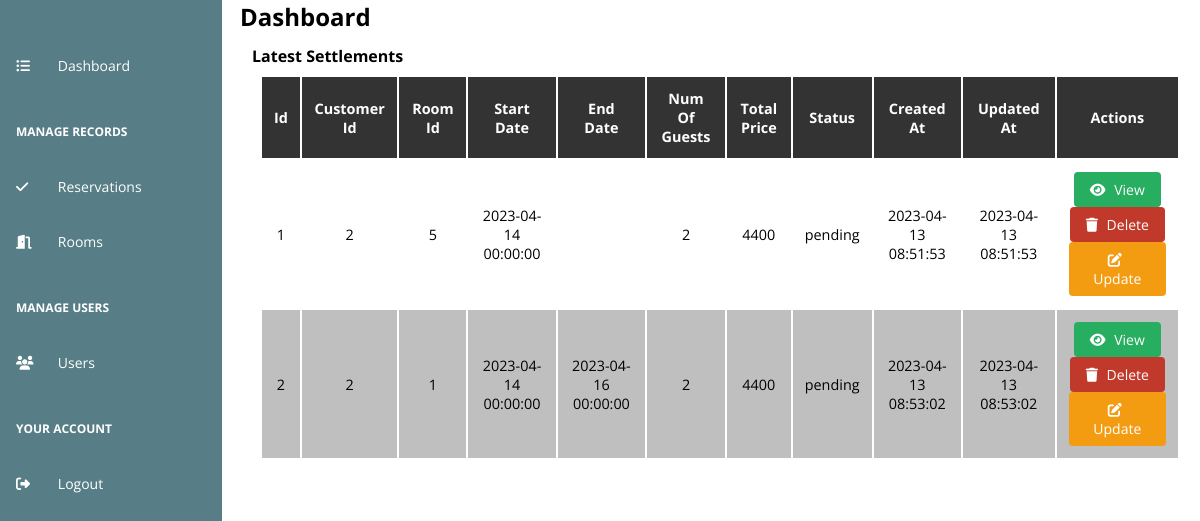
/admin/dashboard.php, run on an earlier commit of the app's database.
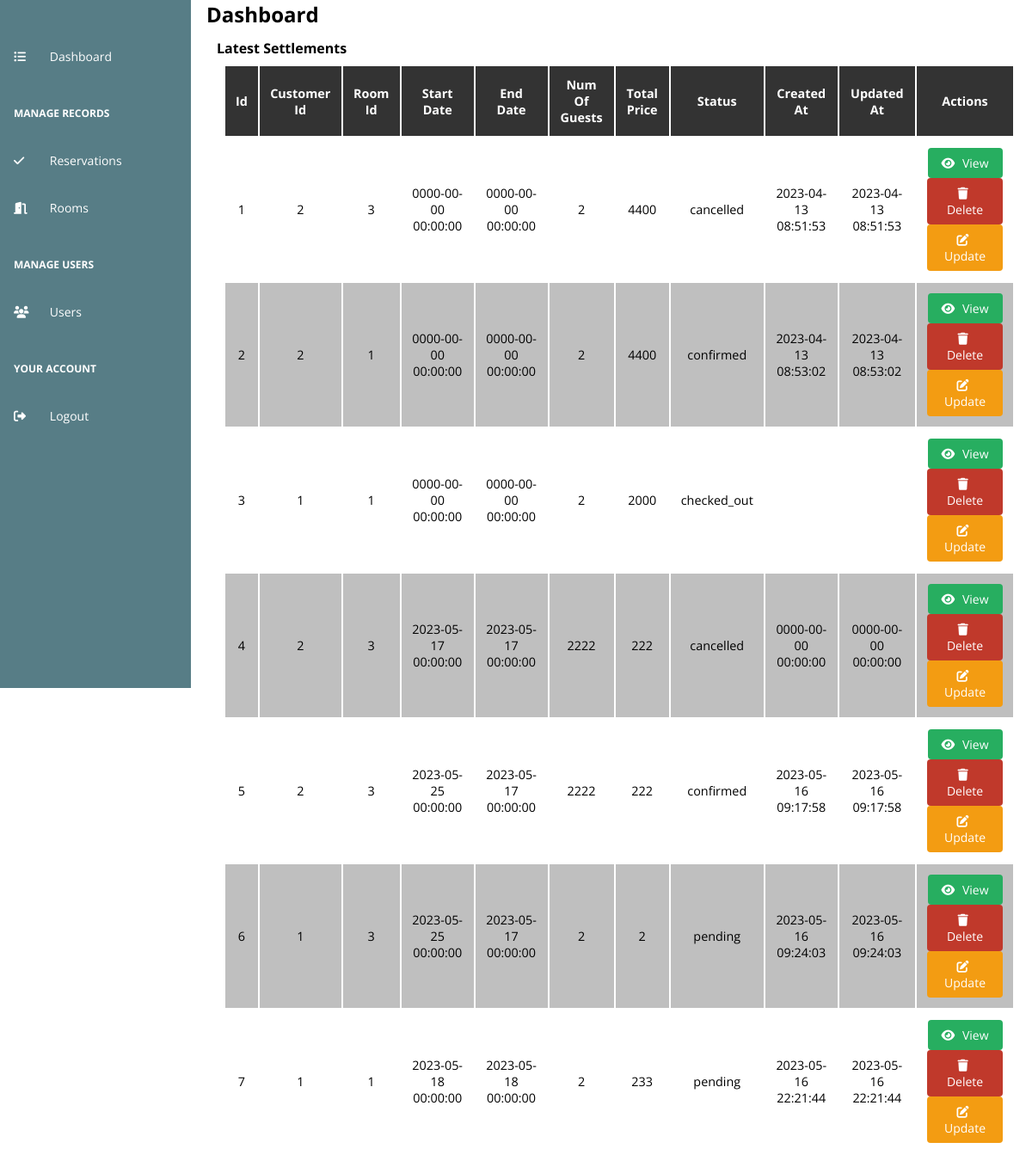
And on a later commit of the database.
### tables this page shows
CREATE TABLE `reservations` (
  `id` int(11) NOT NULL,
  `customer_id` int(11) NOT NULL,
  `room_id` int(11) NOT NULL,
  `start_date` datetime NOT NULL,
  `end_date` datetime DEFAULT NULL,
  `num_of_guests` int(11) NOT NULL DEFAULT 2,
  `total_price` int(11) NOT NULL,
  `status` varchar(255) NOT NULL DEFAULT 'pending',
  `created_at` datetime DEFAULT current_timestamp(),
  `updated_at` datetime DEFAULT current_timestamp()
);

### admin/php/models/Reservation.php (called while the page is built, shortened)
<?php
class Reservation
{
    private $conn;
    private $table = "reservations";
    public function __construct($db)
    {
        $this->conn = $db;
    }
    public function read()
    {
        $q = "SELECT * FROM {$this->table};";
        $stmt = $this->conn->prepare($q);
        $stmt->execute();
        $data = array();
        while ($row = $stmt->fetch(PDO::FETCH_ASSOC)) {
            array_push($data, $row);
        }
        return $data;
    }
}

### admin/components/Table.php (the view, shortened to what this page needs)
<?php
class Table
{
    private $tbl, $header, $content, $id, $styles, $attributes, $columns, $form;
    public function __construct($tbl)
    {
        $this->tbl = $tbl;
    }
    public function build_header()
    {
        $header = "";
        $keys = array_keys($this->tbl[0]);
        foreach ($keys as $th) {
            $newTh = str_replace("_", " ", $th);
            $header .= "<th>$newTh</th>";
        }
        $header .= "<th>Actions</th>";
    }
    public function build_rows()
    {
        $rows = "";
        foreach ($this->tbl as $key => $row) {
            $rows .= "<tr>";
            $targetId = 0;
            foreach ($row as $subKey => $subRow) {
                $rows .= "<td>$subRow</td>";
                if($subKey == "id") $targetId = $subRow;
            }
            $rows .= <<<ACT
            <td>
                <button class="action-button view-button" method="view" target-modal="view_reservation_modal" target-id="{$targetId}"
                    target-form="{$this->getForm()}ViewForm" data-function="fetch_user_rooms">
                    <i class="fas fa-eye"></i> View
                </button>
                <button class="action-button delete-button" method="delete" target-modal="delete_confirmation_modal" target-id="{$targetId}">
                    <i class="fas fa-trash"></i> Delete
                </button>
                <button class="action-button update-button" method="update" target-modal="update_reservation_modal" target-id="{$targetId}"
                    target-form="{$this->getForm()}UpdateForm" data-function="fetch_user_rooms">
                    <i class="fas fa-edit"></i> Update
                </button>
            </td>
            ACT;
            $rows .= "</tr>";
        }
    }
    function build_table()
    {
        $this->build_header();
        $this->build_rows();
        return <<<TBL
            <table class="tbl">
                <thead>
                    {$this->getHeader()}
                </thead>
                <tbody>
                    {$this->getContent()}
                </tbody>
            </table>
            TBL;
    }
    public function getHeader()
    {
        return $this->header;
    }
    public function setHeader($header)
    {
        $this->header = $header;
        return $this;
    }
    public function getContent()
    {
        return $this->content;
    }
    public function setContent($content)
    {
        $this->content = $content;
        return $this;
    }
    public function getForm()
    {
        return $this->form;
    }
}

### admin/dashboard.php (shortened to what this page needs)
<?php
include("php/config/Database.php");
include("php/models/Reservation.php");
include("components/Table.php");
$database = new Database();
$db = $database->connect();
$reservationObj = new Reservation($db);
$reservations = $reservationObj->read();
$reservationTable = new Table($reservations);
$content = <<<CONTENT
    <h2>
        Dashboard
    </h2>
	<section class="dashboard-section">
		<h4>Latest Settlements</h4>
		{$reservationTable->build_table()}
	</section>
CONTENT;
?>
<?php include 'templates/default.php'; ?>

### admin/templates/default.php (shortened to what this page needs)
<!DOCTYPE html>
<html lang="en">
<head>
    <link rel="stylesheet" href="assets/css/styles.css">
    <link rel="stylesheet" href="https://cdn.jsdelivr.net/npm/flatpickr/dist/flatpickr.min.css">
</head>
<body>
    <?php include("components/navbar.php") ?>
    <main class="container" <?= isset($containerStyles) ? "style='{$containerStyles}'" : "" ?>>
        <?= $content ? $content : "" ?>
    </main>
</body>
</html>

### admin/components/navbar.php (shortened to what this page needs)
<?php
$url = $_SERVER['REQUEST_URI'];
$parts = explode('/', rtrim($url, '/'));
$lastPart = end($parts);
?>
<div class="nav-wrapper">
    <nav>
        <ul>
            <li>
            </li>
            <li <?= $lastPart == "dashboard" ? "class='active'" : ""?>>
                <a href="dashboard">
                    <i class="fa-solid fa-list-ul"></i>
                    Dashboard
                </a>
            </li>
            <li class="separator">
                <span>
                    Manage Records
                </span>
            </li>
            <li <?= $lastPart == "reservations" ? "class='active'" : ""?>>
                <a href="reservations">
                    <i class="fa-solid fa-check"></i>
                    Reservations
                </a>
            </li>
            <li <?= $lastPart == "rooms" ? "class='active'" : ""?>>
                <a href="rooms">
                    <i class="fa-solid fa-door-open"></i>
                    Rooms
                </a>
            </li>
            <li class="separator">
                <span>
                    Manage Users
                </span>
            </li>
            <li <?= $lastPart === "users" ? "class='active'" : ""?>>
                <a href="users">
                    <i class="fa-sharp fa-solid fa-users"></i>
                    Users
                </a>
            </li>
            <li class="separator">
                <span>
                    Your Account
                </span>
            </li>
            <li>
                <a href="">
                    <i class="fa-solid fa-right-from-bracket"></i>
                    Logout
                </a>
            </li>
        </ul>
    </nav>
</div>

### admin/assets/css/styles.css (style rules this page uses)
:root { --primary-color: #2980b9; --secondary-color: #6c757d; --success-color: #27ae60; --danger-color: #c0392b; --warning-color: #f39c12; --info-color: #17a2b8; --light-color: #f8f9fa; --dark-color: #343a40; }
* { margin: 0; padding: 0; outline: none; box-sizing: border-box; font-family: 'Open Sans', sans-serif; }
body, html { height: 100%; }
body { display: grid; grid-template-columns: 1fr 4fr; }
.nav-wrapper { display: flex; flex-direction: row; }
nav { position: fixed; top: 0; left: 0; height: 100vh; background-color: #577D86; overflow: hidden; z-index: 1; }
nav ul { list-style: none; }
nav li { margin-top: 0.25rem; }
nav li, nav .separator { padding: 1rem 5rem 1rem 1rem; }
nav .separator { margin-top: 0.75rem; }
nav a { text-decoration: none; display: grid; grid-template-columns: 1fr 2fr; align-items: center; }
nav .separator span, nav a { color: white; font-size: 14px; }
nav .separator span { text-transform: uppercase; font-size: 12px !important; font-weight: bold; cursor: default; }
.dashboard-section { padding: 0.75rem; }
.tbl { width: 100%; padding: 0.5rem; }
.tbl tr:nth-child(even), .tbl tr:hover { background-color: rgba(0, 0, 0, 0.25); }
.tbl th { background-color: #333; color: #fff; text-transform: capitalize; padding: 0.75rem; }
.tbl td, th { padding: 0.75rem; text-align: center; font-size: 0.9rem; }
.action-button, .row-action-buttons { display: inline-block; padding: 8px 16px; border-radius: 4px; font-size: 14px; color: #fff; background-color: #3498db; border: none; cursor: pointer; transition: background-color 0.3s ease; }
.view-button, .add-button { background-color: var(--success-color); }
.delete-button { background-color: var(--danger-color); }
.update-button { background-color: var(--warning-color); }
.action-button i { margin-right: 5px; }

What changed in the data, as far as the page shows it:
added reservations: id "3", customer "1", room "1", start_date "0000-00-00 00:00:00", end_date "0000-00-00 00:00:00", num_of_guests "2", total_price "2000", status "checked_out"
added reservations: id "4", customer "2", room "3", start_date "2023-05-17 00:00:00", end_date "2023-05-17 00:00:00", num_of_guests "2222", total_price "222", status "cancelled", created_at "0000-00-00 00:00:00", updated_at "0000-00-00 00:00:00"
added reservations: id "5", customer "2", room "3", start_date "2023-05-25 00:00:00", end_date "2023-05-17 00:00:00", num_of_guests "2222", total_price "222", status "confirmed", created_at "2023-05-16 09:17:58", updated_at "2023-05-16 09:17:58"
added reservations: id "6", customer "1", room "3", start_date "2023-05-25 00:00:00", end_date "2023-05-17 00:00:00", num_of_guests "2", total_price "2", status "pending", created_at "2023-05-16 09:24:03", updated_at "2023-05-16 09:24:03"
added reservations: id "7", customer "1", room "1", start_date "2023-05-18 00:00:00", end_date "2023-05-18 00:00:00", num_of_guests "2", total_price "233", status "pending", created_at "2023-05-16 22:21:44", updated_at "2023-05-16 22:21:44"
Also different on the page:
new list line: "3"
new list line: "0000-00-00 00:00:00"
new list line: "cancelled"
new list line: "confirmed"
list line gone: "5"
list line gone: "2023-04-14 00:00:00"
list line gone: "pending"
list line gone: "2023-04-16 00:00:00"
